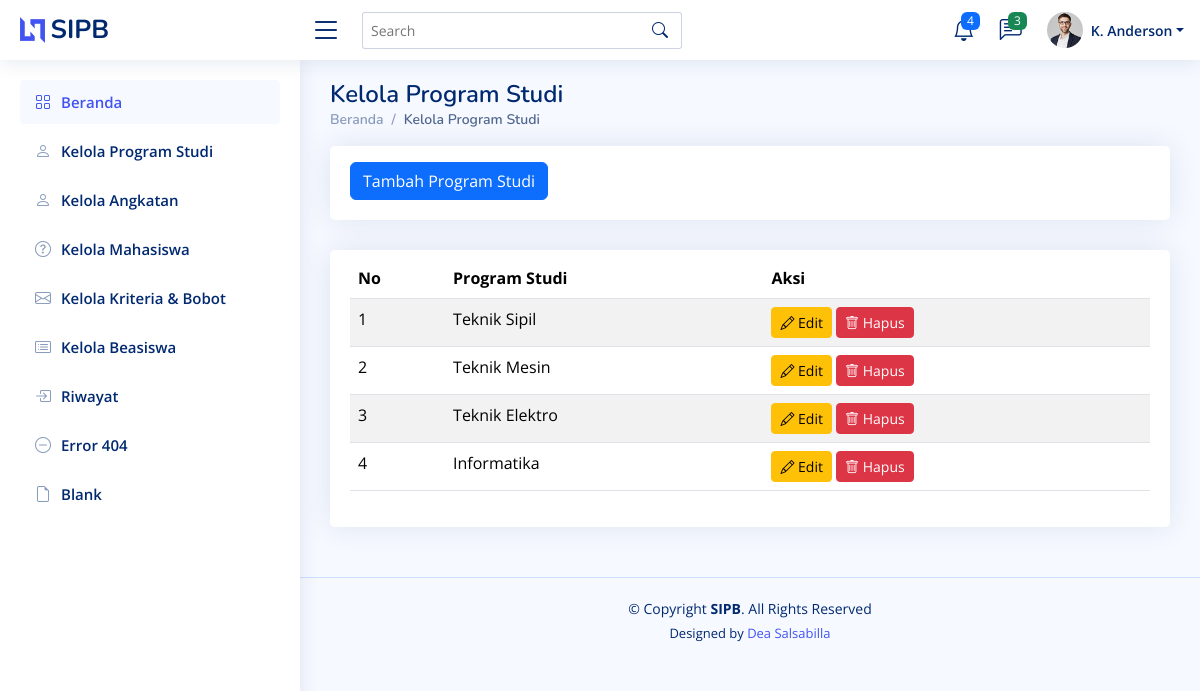
Page /kelola-prodi/ on the committed database.
### beasiswa/models.py (models this page shows, shortened)
class Prodi(models.Model):
    id = models.AutoField(primary_key=True)  # Auto-increment ID
    prodi = models.CharField(max_length=25)
    class Meta:
        verbose_name = "Prodi"
        verbose_name_plural = "Prodi"
        ordering = ["id"]

### beasiswa/views.py (the view)
# urls.py: path("kelola-prodi/", views.prodi, name='prodi'),
def prodi(request):
    data_prodi = Prodi.objects.all()
    return render(request, 'prodi.html', {'data_prodi': data_prodi})

### beasiswa/templates/prodi.html (shortened to what this page needs)
<!DOCTYPE html>
<html lang="en">
<head>
  {% load static %}
  <link href="{% static 'assets/vendor/bootstrap/css/bootstrap.min.css' %}" rel="stylesheet">
  <link href="{% static 'assets/vendor/bootstrap-icons/bootstrap-icons.css' %}" rel="stylesheet">
  <link href="{% static 'assets/vendor/boxicons/css/boxicons.min.css' %}" rel="stylesheet">
  <link href="{% static 'assets/vendor/quill/quill.snow.css' %}" rel="stylesheet">
  <link href="{% static 'assets/vendor/quill/quill.bubble.css' %}" rel="stylesheet">
  <link href="{% static 'assets/vendor/remixicon/remixicon.css' %}" rel="stylesheet">
  <link href="{% static 'assets/vendor/simple-datatables/style.css' %}" rel="stylesheet">
  <link href="{% static 'assets/css/style.css' %}" rel="stylesheet">
</head>
<body>
  {% include 'partials/header.html' %}
  {% include 'partials/sidebar.html' %}
  <main id="main" class="main">
    <div class="pagetitle">
      <h1>Kelola Program Studi</h1>
      <nav>
        <ol class="breadcrumb">
          <li class="breadcrumb-item"><a href="{% url 'home' %}">Beranda</a></li>
          <li class="breadcrumb-item active">Kelola Program Studi</li>
        </ol>
      </nav>
    </div>
    <div class="row">
        <div class="col-lg-12">
          <div class="card">
            <div class="card-body">
                <button class="btn btn-primary mt-3"><a href="{% url 'tambah_prodi' %}" style="color: white; text-decoration: ">Tambah Program Studi</a></button>
            </div>
          </div>
        </div>
    </div>
    <section class="section">
      <div class="row">
        <div class="col-lg-12">
          <div class="card">
            <div class="card-body">
              <table class="table table-striped mt-2">
                <thead>
                  <tr>
                    <th scope="col">No</th>
                    <th scope="col">Program Studi</th>
                    <th scope="col">Aksi</th>
                  </tr>
                </thead>
                <tbody>
                  {% for prodi in data_prodi %}
                  <tr>
                    <td>{{ forloop.counter }}</td>
                    <td>{{ prodi.prodi }}</td>
                    <td>
                        <a href="{% url 'edit_prodi' prodi.id %}" class="btn btn-warning btn-sm"><i class="bi bi-pencil"></i> Edit</a>
                        <form action="{% url 'hapus_prodi' prodi.id %}" method="post" style="display:inline;">
                            <button type="submit" class="btn btn-danger btn-sm" onclick="return confirm('Apakah Anda yakin ingin menghapus data ini?');"><i class="bi bi-trash"></i> Hapus</button>
                          </form>
                    </td>
                  </tr>
                  {% empty %}
                  <tr>
                    <td colspan="3" class="text-center">Tidak ada data program studi.</td>
                  </tr>
                  {% endfor %}
                </tbody>
              </table>
            </div>
          </div>
        </div>
    </section>
  </main>
  {% include 'partials/footer.html' %}
</body>
</html>

### beasiswa/static/assets/css/style.css (style rules this page uses)
:root { scroll-behavior: smooth; }
body { font-family: "Open Sans", sans-serif; background: #f6f9ff; color: #444444; }
a { color: #4154f1; text-decoration: none; }
h1, h2, h3, h4, h5, h6 { font-family: "Nunito", sans-serif; }
#main { margin-top: 60px; padding: 20px 30px; transition: all 0.3s; }
.pagetitle { margin-bottom: 10px; }
.pagetitle h1 { font-size: 24px; margin-bottom: 0; font-weight: 600; color: #012970; }
.card { margin-bottom: 30px; border: none; border-radius: 5px; box-shadow: 0px 0 30px rgba(1, 41, 112, 0.1); }
.card-body { padding: 0 20px 20px 20px; }
.breadcrumb { font-size: 14px; font-family: "Nunito", sans-serif; color: #899bbd; font-weight: 600; }
.breadcrumb a { color: #899bbd; transition: 0.3s; }
.breadcrumb .breadcrumb-item::before { color: #899bbd; }
.breadcrumb .active { color: #51678f; font-weight: 600; }
@media (min-width: 1200px) { #main, #footer { margin-left: 300px; } }

### rows in the picture
Prodi: prodi "Teknik Sipil"
Prodi: prodi "Teknik Mesin"
Prodi: prodi "Teknik Elektro"
Prodi: prodi "Informatika"
